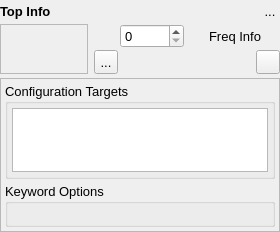
<?xml version="1.0" encoding="UTF-8"?>
<ui version="4.0">
 <class>ModuleChartModuleWidget</class>
 <widget class="QWidget" name="ModuleChartModuleWidget">
  <property name="geometry">
   <rect>
    <x>0</x>
    <y>0</y>
    <width>200</width>
    <height>232</height>
   </rect>
  </property>
  <property name="sizePolicy">
   <sizepolicy hsizetype="Minimum" vsizetype="Minimum">
    <horstretch>0</horstretch>
    <verstretch>0</verstretch>
   </sizepolicy>
  </property>
  <property name="minimumSize">
   <size>
    <width>200</width>
    <height>0</height>
   </size>
  </property>
  <property name="font">
   <font>
    <pointsize>10</pointsize>
   </font>
  </property>
  <property name="windowTitle">
   <string>Form</string>
  </property>
  <layout class="QVBoxLayout" name="verticalLayout">
   <property name="spacing">
    <number>4</number>
   </property>
   <property name="sizeConstraint">
    <enum>QLayout::SetMinimumSize</enum>
   </property>
   <property name="leftMargin">
    <number>0</number>
   </property>
   <property name="topMargin">
    <number>0</number>
   </property>
   <property name="rightMargin">
    <number>0</number>
   </property>
   <property name="bottomMargin">
    <number>0</number>
   </property>
   <item>
    <layout class="QGridLayout" name="TopLayout">
     <property name="spacing">
      <number>4</number>
     </property>
     <item row="0" column="0" rowspan="2">
      <widget class="QFrame" name="HeaderFrame">
       <property name="sizePolicy">
        <sizepolicy hsizetype="Minimum" vsizetype="Minimum">
         <horstretch>0</horstretch>
         <verstretch>0</verstretch>
        </sizepolicy>
       </property>
       <property name="toolTip">
        <string/>
       </property>
       <property name="frameShape">
        <enum>QFrame::NoFrame</enum>
       </property>
       <property name="frameShadow">
        <enum>QFrame::Raised</enum>
       </property>
       <property name="lineWidth">
        <number>1</number>
       </property>
       <property name="midLineWidth">
        <number>0</number>
       </property>
       <layout class="QVBoxLayout" name="verticalLayout_2">
        <property name="spacing">
         <number>0</number>
        </property>
        <property name="leftMargin">
         <number>0</number>
        </property>
        <property name="topMargin">
         <number>0</number>
        </property>
        <property name="rightMargin">
         <number>0</number>
        </property>
        <property name="bottomMargin">
         <number>0</number>
        </property>
        <item>
         <layout class="QGridLayout" name="gridLayout">
          <property name="horizontalSpacing">
           <number>6</number>
          </property>
          <property name="verticalSpacing">
           <number>2</number>
          </property>
          <item row="1" column="4" colspan="2">
           <widget class="QLabel" name="FrequencyLabel">
            <property name="sizePolicy">
             <sizepolicy hsizetype="Expanding" vsizetype="Minimum">
              <horstretch>0</horstretch>
              <verstretch>0</verstretch>
             </sizepolicy>
            </property>
            <property name="font">
             <font>
              <weight>50</weight>
              <bold>false</bold>
             </font>
            </property>
            <property name="text">
             <string>Freq Info</string>
            </property>
            <property name="alignment">
             <set>Qt::AlignCenter</set>
            </property>
           </widget>
          </item>
          <item row="1" column="3">
           <widget class="QSpinBox" name="FrequencySpin">
            <property name="sizePolicy">
             <sizepolicy hsizetype="Minimum" vsizetype="Fixed">
              <horstretch>0</horstretch>
              <verstretch>0</verstretch>
             </sizepolicy>
            </property>
           </widget>
          </item>
          <item row="1" column="2">
           <widget class="QLabel" name="label">
            <property name="sizePolicy">
             <sizepolicy hsizetype="Minimum" vsizetype="Preferred">
              <horstretch>0</horstretch>
              <verstretch>0</verstretch>
             </sizepolicy>
            </property>
            <property name="maximumSize">
             <size>
              <width>20</width>
              <height>20</height>
             </size>
            </property>
            <property name="text">
             <string/>
            </property>
            <property name="pixmap">
             <pixmap resource="main.qrc">:/general/icons/general_frequency.svg</pixmap>
            </property>
            <property name="scaledContents">
             <bool>true</bool>
            </property>
           </widget>
          </item>
          <item row="2" column="2" colspan="4">
           <layout class="QHBoxLayout" name="horizontalLayout">
            <property name="spacing">
             <number>4</number>
            </property>
            <item>
             <widget class="QToolButton" name="RunButton">
              <property name="sizePolicy">
               <sizepolicy hsizetype="Preferred" vsizetype="Preferred">
                <horstretch>0</horstretch>
                <verstretch>0</verstretch>
               </sizepolicy>
              </property>
              <property name="maximumSize">
               <size>
                <width>24</width>
                <height>24</height>
               </size>
              </property>
              <property name="toolTip">
               <string>Run this module now</string>
              </property>
              <property name="text">
               <string>...</string>
              </property>
              <property name="icon">
               <iconset resource="main.qrc">
                <normaloff>:/control/icons/control_play.svg</normaloff>:/control/icons/control_play.svg</iconset>
              </property>
              <property name="iconSize">
               <size>
                <width>20</width>
                <height>20</height>
               </size>
              </property>
             </widget>
            </item>
            <item>
             <spacer name="horizontalSpacer_2">
              <property name="orientation">
               <enum>Qt::Horizontal</enum>
              </property>
              <property name="sizeType">
               <enum>QSizePolicy::Minimum</enum>
              </property>
              <property name="sizeHint" stdset="0">
               <size>
                <width>40</width>
                <height>20</height>
               </size>
              </property>
             </spacer>
            </item>
            <item>
             <widget class="QToolButton" name="EnabledButton">
              <property name="sizePolicy">
               <sizepolicy hsizetype="Preferred" vsizetype="Preferred">
                <horstretch>0</horstretch>
                <verstretch>0</verstretch>
               </sizepolicy>
              </property>
              <property name="maximumSize">
               <size>
                <width>50</width>
                <height>24</height>
               </size>
              </property>
              <property name="toolTip">
               <string>Whether the module is enabled</string>
              </property>
              <property name="text">
               <string/>
              </property>
              <property name="icon">
               <iconset resource="main.qrc">
                <normaloff>:/general/icons/slider-off.svg</normaloff>
                <normalon>:/general/icons/slider-on.svg</normalon>:/general/icons/slider-off.svg</iconset>
              </property>
              <property name="iconSize">
               <size>
                <width>50</width>
                <height>20</height>
               </size>
              </property>
              <property name="checkable">
               <bool>true</bool>
              </property>
              <property name="checked">
               <bool>false</bool>
              </property>
              <property name="autoRaise">
               <bool>true</bool>
              </property>
             </widget>
            </item>
            <item>
             <spacer name="horizontalSpacer">
              <property name="orientation">
               <enum>Qt::Horizontal</enum>
              </property>
              <property name="sizeType">
               <enum>QSizePolicy::Minimum</enum>
              </property>
              <property name="sizeHint" stdset="0">
               <size>
                <width>40</width>
                <height>20</height>
               </size>
              </property>
             </spacer>
            </item>
            <item>
             <widget class="QToolButton" name="ToggleKeywordsButton">
              <property name="sizePolicy">
               <sizepolicy hsizetype="Preferred" vsizetype="Preferred">
                <horstretch>0</horstretch>
                <verstretch>0</verstretch>
               </sizepolicy>
              </property>
              <property name="maximumSize">
               <size>
                <width>24</width>
                <height>24</height>
               </size>
              </property>
              <property name="toolTip">
               <string>Toggle module keyword controls</string>
              </property>
              <property name="text">
               <string/>
              </property>
              <property name="icon">
               <iconset resource="main.qrc">
                <normaloff>:/general/icons/general_options.svg</normaloff>:/general/icons/general_options.svg</iconset>
              </property>
              <property name="iconSize">
               <size>
                <width>20</width>
                <height>20</height>
               </size>
              </property>
              <property name="checkable">
               <bool>true</bool>
              </property>
             </widget>
            </item>
           </layout>
          </item>
          <item row="0" column="0" colspan="5">
           <widget class="QLabel" name="TopLabel">
            <property name="sizePolicy">
             <sizepolicy hsizetype="Expanding" vsizetype="Minimum">
              <horstretch>0</horstretch>
              <verstretch>0</verstretch>
             </sizepolicy>
            </property>
            <property name="font">
             <font>
              <weight>75</weight>
              <bold>true</bold>
             </font>
            </property>
            <property name="text">
             <string>Top Info</string>
            </property>
            <property name="alignment">
             <set>Qt::AlignLeading|Qt::AlignLeft|Qt::AlignVCenter</set>
            </property>
           </widget>
          </item>
          <item row="0" column="5">
           <widget class="QToolButton" name="RemoveButton">
            <property name="sizePolicy">
             <sizepolicy hsizetype="Minimum" vsizetype="Preferred">
              <horstretch>0</horstretch>
              <verstretch>0</verstretch>
             </sizepolicy>
            </property>
            <property name="maximumSize">
             <size>
              <width>20</width>
              <height>16777215</height>
             </size>
            </property>
            <property name="toolTip">
             <string>Remove this module</string>
            </property>
            <property name="text">
             <string>...</string>
            </property>
            <property name="icon">
             <iconset resource="main.qrc">
              <normaloff>:/general/icons/general_cross.svg</normaloff>:/general/icons/general_cross.svg</iconset>
            </property>
            <property name="iconSize">
             <size>
              <width>16</width>
              <height>16</height>
             </size>
            </property>
            <property name="checkable">
             <bool>false</bool>
            </property>
            <property name="autoRaise">
             <bool>true</bool>
            </property>
           </widget>
          </item>
          <item row="1" column="0" rowspan="2" colspan="2">
           <widget class="QFrame" name="IconFrame">
            <property name="frameShape">
             <enum>QFrame::StyledPanel</enum>
            </property>
            <property name="frameShadow">
             <enum>QFrame::Raised</enum>
            </property>
            <property name="lineWidth">
             <number>2</number>
            </property>
            <layout class="QHBoxLayout" name="horizontalLayout_2">
             <property name="spacing">
              <number>4</number>
             </property>
             <property name="leftMargin">
              <number>4</number>
             </property>
             <property name="topMargin">
              <number>4</number>
             </property>
             <property name="rightMargin">
              <number>4</number>
             </property>
             <property name="bottomMargin">
              <number>4</number>
             </property>
             <item>
              <widget class="QLabel" name="IconLabel">
               <property name="sizePolicy">
                <sizepolicy hsizetype="Preferred" vsizetype="Preferred">
                 <horstretch>0</horstretch>
                 <verstretch>0</verstretch>
                </sizepolicy>
               </property>
               <property name="maximumSize">
                <size>
                 <width>48</width>
                 <height>48</height>
                </size>
               </property>
               <property name="text">
                <string/>
               </property>
               <property name="pixmap">
                <pixmap resource="main.qrc">:/modules/icons/modules_import.svg</pixmap>
               </property>
               <property name="scaledContents">
                <bool>true</bool>
               </property>
              </widget>
             </item>
            </layout>
           </widget>
          </item>
         </layout>
        </item>
       </layout>
      </widget>
     </item>
    </layout>
   </item>
   <item>
    <widget class="QFrame" name="KeywordsControlFrame">
     <property name="sizePolicy">
      <sizepolicy hsizetype="Minimum" vsizetype="Minimum">
       <horstretch>0</horstretch>
       <verstretch>0</verstretch>
      </sizepolicy>
     </property>
     <property name="frameShape">
      <enum>QFrame::StyledPanel</enum>
     </property>
     <property name="frameShadow">
      <enum>QFrame::Sunken</enum>
     </property>
     <layout class="QVBoxLayout" name="verticalLayout_4">
      <property name="spacing">
       <number>4</number>
      </property>
      <property name="leftMargin">
       <number>4</number>
      </property>
      <property name="topMargin">
       <number>4</number>
      </property>
      <property name="rightMargin">
       <number>4</number>
      </property>
      <property name="bottomMargin">
       <number>4</number>
      </property>
      <item>
       <widget class="QGroupBox" name="ConfigurationTargetGroup">
        <property name="title">
         <string>Configuration Targets</string>
        </property>
        <layout class="QVBoxLayout" name="verticalLayout_5">
         <property name="spacing">
          <number>4</number>
         </property>
         <property name="leftMargin">
          <number>4</number>
         </property>
         <property name="topMargin">
          <number>4</number>
         </property>
         <property name="rightMargin">
          <number>4</number>
         </property>
         <property name="bottomMargin">
          <number>4</number>
         </property>
         <item>
          <widget class="QListWidget" name="ConfigurationTargetList">
           <property name="sizePolicy">
            <sizepolicy hsizetype="Expanding" vsizetype="Minimum">
             <horstretch>0</horstretch>
             <verstretch>0</verstretch>
            </sizepolicy>
           </property>
           <property name="maximumSize">
            <size>
             <width>16777215</width>
             <height>64</height>
            </size>
           </property>
           <property name="editTriggers">
            <set>QAbstractItemView::NoEditTriggers</set>
           </property>
           <property name="viewMode">
            <enum>QListView::ListMode</enum>
           </property>
          </widget>
         </item>
        </layout>
       </widget>
      </item>
      <item>
       <widget class="QGroupBox" name="KeywordOptionsGroup">
        <property name="title">
         <string>Keyword Options</string>
        </property>
        <layout class="QVBoxLayout" name="verticalLayout_3">
         <property name="spacing">
          <number>0</number>
         </property>
         <property name="leftMargin">
          <number>0</number>
         </property>
         <property name="topMargin">
          <number>0</number>
         </property>
         <property name="rightMargin">
          <number>0</number>
         </property>
         <property name="bottomMargin">
          <number>0</number>
         </property>
         <item>
          <widget class="ModuleKeywordsWidget" name="KeywordsWidget" native="true">
           <property name="sizePolicy">
            <sizepolicy hsizetype="Preferred" vsizetype="Expanding">
             <horstretch>0</horstretch>
             <verstretch>0</verstretch>
            </sizepolicy>
           </property>
          </widget>
         </item>
        </layout>
       </widget>
      </item>
     </layout>
    </widget>
   </item>
  </layout>
 </widget>
 <customwidgets>
  <customwidget>
   <class>ModuleKeywordsWidget</class>
   <extends>QWidget</extends>
   <header>gui/modulekeywordswidget.h</header>
   <container>1</container>
  </customwidget>
 </customwidgets>
 <resources>
  <include location="main.qrc"/>
 </resources>
 <connections/>
</ui>
